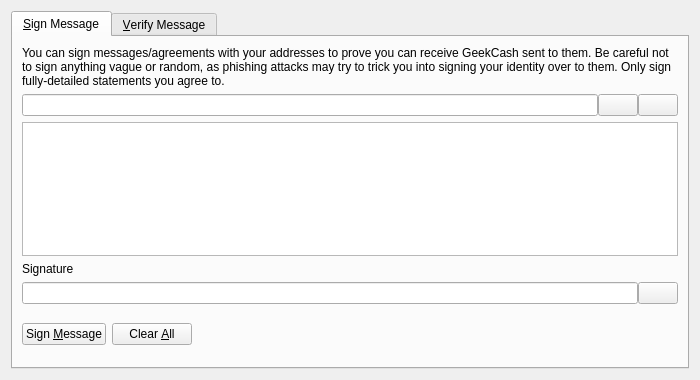
<?xml version="1.0" encoding="UTF-8"?>
<ui version="4.0">
 <class>SignVerifyMessageDialog</class>
 <widget class="QDialog" name="SignVerifyMessageDialog">
  <property name="geometry">
   <rect>
    <x>0</x>
    <y>0</y>
    <width>700</width>
    <height>380</height>
   </rect>
  </property>
  <property name="windowTitle">
   <string>Signatures - Sign / Verify a Message</string>
  </property>
  <property name="modal">
   <bool>true</bool>
  </property>
  <layout class="QVBoxLayout" name="verticalLayout">
   <item>
    <widget class="QTabWidget" name="tabWidget">
     <property name="currentIndex">
      <number>0</number>
     </property>
     <widget class="QWidget" name="tabSignMessage">
      <attribute name="title">
       <string>&amp;Sign Message</string>
      </attribute>
      <layout class="QVBoxLayout" name="verticalLayout_SM">
       <item>
        <widget class="QLabel" name="infoLabel_SM">
         <property name="text">
          <string>You can sign messages/agreements with your addresses to prove you can receive GeekCash sent to them. Be careful not to sign anything vague or random, as phishing attacks may try to trick you into signing your identity over to them. Only sign fully-detailed statements you agree to.</string>
         </property>
         <property name="textFormat">
          <enum>Qt::PlainText</enum>
         </property>
         <property name="wordWrap">
          <bool>true</bool>
         </property>
        </widget>
       </item>
       <item>
        <layout class="QHBoxLayout" name="horizontalLayout_1_SM">
         <property name="spacing">
          <number>0</number>
         </property>
         <item>
          <widget class="QValidatedLineEdit" name="addressIn_SM">
           <property name="toolTip">
            <string>The GeekCash address to sign the message with</string>
           </property>
          </widget>
         </item>
         <item>
          <widget class="QPushButton" name="addressBookButton_SM">
           <property name="toolTip">
            <string>Choose previously used address</string>
           </property>
           <property name="text">
            <string/>
           </property>
           <property name="shortcut">
            <string>Alt+A</string>
           </property>
           <property name="autoDefault">
            <bool>false</bool>
           </property>
          </widget>
         </item>
         <item>
          <widget class="QPushButton" name="pasteButton_SM">
           <property name="toolTip">
            <string>Paste address from clipboard</string>
           </property>
           <property name="text">
            <string/>
           </property>
           <property name="shortcut">
            <string>Alt+P</string>
           </property>
           <property name="autoDefault">
            <bool>false</bool>
           </property>
          </widget>
         </item>
        </layout>
       </item>
       <item>
        <widget class="QPlainTextEdit" name="messageIn_SM">
         <property name="minimumSize">
          <size>
           <width>0</width>
           <height>40</height>
          </size>
         </property>
         <property name="toolTip">
          <string>Enter the message you want to sign here</string>
         </property>
        </widget>
       </item>
       <item>
        <widget class="QLabel" name="signatureLabel_SM">
         <property name="text">
          <string>Signature</string>
         </property>
         <property name="textFormat">
          <enum>Qt::PlainText</enum>
         </property>
        </widget>
       </item>
       <item>
        <layout class="QHBoxLayout" name="horizontalLayout_2_SM">
         <property name="spacing">
          <number>0</number>
         </property>
         <item>
          <widget class="QLineEdit" name="signatureOut_SM">
           <property name="font">
            <font>
             <italic>true</italic>
            </font>
           </property>
           <property name="readOnly">
            <bool>true</bool>
           </property>
          </widget>
         </item>
         <item>
          <widget class="QPushButton" name="copySignatureButton_SM">
           <property name="toolTip">
            <string>Copy the current signature to the system clipboard</string>
           </property>
           <property name="text">
            <string/>
           </property>
           <property name="autoDefault">
            <bool>false</bool>
           </property>
          </widget>
         </item>
        </layout>
       </item>
       <item>
        <layout class="QHBoxLayout" name="horizontalLayout_3_SM">
         <item>
          <widget class="QPushButton" name="signMessageButton_SM">
           <property name="toolTip">
            <string>Sign the message to prove you own this GeekCash address</string>
           </property>
           <property name="text">
            <string>Sign &amp;Message</string>
           </property>
           <property name="autoDefault">
            <bool>false</bool>
           </property>
          </widget>
         </item>
         <item>
          <widget class="QPushButton" name="clearButton_SM">
           <property name="toolTip">
            <string>Reset all sign message fields</string>
           </property>
           <property name="text">
            <string>Clear &amp;All</string>
           </property>
           <property name="autoDefault">
            <bool>false</bool>
           </property>
          </widget>
         </item>
         <item>
          <spacer name="horizontalSpacer_1_SM">
           <property name="orientation">
            <enum>Qt::Horizontal</enum>
           </property>
           <property name="sizeHint" stdset="0">
            <size>
             <width>40</width>
             <height>48</height>
            </size>
           </property>
          </spacer>
         </item>
         <item>
          <widget class="QLabel" name="statusLabel_SM">
           <property name="font">
            <font>
             <weight>75</weight>
             <bold>true</bold>
            </font>
           </property>
           <property name="text">
            <string/>
           </property>
           <property name="wordWrap">
            <bool>true</bool>
           </property>
          </widget>
         </item>
         <item>
          <spacer name="horizontalSpacer_2_SM">
           <property name="orientation">
            <enum>Qt::Horizontal</enum>
           </property>
           <property name="sizeHint" stdset="0">
            <size>
             <width>40</width>
             <height>48</height>
            </size>
           </property>
          </spacer>
         </item>
        </layout>
       </item>
      </layout>
     </widget>
     <widget class="QWidget" name="tabVerifyMessage">
      <attribute name="title">
       <string>&amp;Verify Message</string>
      </attribute>
      <layout class="QVBoxLayout" name="verticalLayout_VM">
       <item>
        <widget class="QLabel" name="infoLabel_VM">
         <property name="text">
          <string>Enter the receiver's address, message (ensure you copy line breaks, spaces, tabs, etc. exactly) and signature below to verify the message. Be careful not to read more into the signature than what is in the signed message itself, to avoid being tricked by a man-in-the-middle attack. Note that this only proves the signing party receives with the address, it cannot prove sendership of any transaction!</string>
         </property>
         <property name="textFormat">
          <enum>Qt::PlainText</enum>
         </property>
         <property name="alignment">
          <set>Qt::AlignLeading|Qt::AlignLeft|Qt::AlignTop</set>
         </property>
         <property name="wordWrap">
          <bool>true</bool>
         </property>
        </widget>
       </item>
       <item>
        <layout class="QHBoxLayout" name="horizontalLayout_1_VM">
         <property name="spacing">
          <number>0</number>
         </property>
         <item>
          <widget class="QValidatedLineEdit" name="addressIn_VM">
           <property name="toolTip">
            <string>The GeekCash address the message was signed with</string>
           </property>
          </widget>
         </item>
         <item>
          <widget class="QPushButton" name="addressBookButton_VM">
           <property name="toolTip">
            <string>Choose previously used address</string>
           </property>
           <property name="text">
            <string/>
           </property>
           <property name="shortcut">
            <string>Alt+A</string>
           </property>
           <property name="autoDefault">
            <bool>false</bool>
           </property>
          </widget>
         </item>
        </layout>
       </item>
       <item>
        <widget class="QPlainTextEdit" name="messageIn_VM"/>
       </item>
       <item>
        <widget class="QValidatedLineEdit" name="signatureIn_VM"/>
       </item>
       <item>
        <layout class="QHBoxLayout" name="horizontalLayout_2_VM">
         <item>
          <widget class="QPushButton" name="verifyMessageButton_VM">
           <property name="toolTip">
            <string>Verify the message to ensure it was signed with the specified GeekCash address</string>
           </property>
           <property name="text">
            <string>Verify &amp;Message</string>
           </property>
           <property name="autoDefault">
            <bool>false</bool>
           </property>
          </widget>
         </item>
         <item>
          <widget class="QPushButton" name="clearButton_VM">
           <property name="toolTip">
            <string>Reset all verify message fields</string>
           </property>
           <property name="text">
            <string>Clear &amp;All</string>
           </property>
           <property name="autoDefault">
            <bool>false</bool>
           </property>
          </widget>
         </item>
         <item>
          <spacer name="horizontalSpacer_1_VM">
           <property name="orientation">
            <enum>Qt::Horizontal</enum>
           </property>
           <property name="sizeHint" stdset="0">
            <size>
             <width>40</width>
             <height>48</height>
            </size>
           </property>
          </spacer>
         </item>
         <item>
          <widget class="QLabel" name="statusLabel_VM">
           <property name="font">
            <font>
             <weight>75</weight>
             <bold>true</bold>
            </font>
           </property>
           <property name="text">
            <string/>
           </property>
           <property name="wordWrap">
            <bool>true</bool>
           </property>
          </widget>
         </item>
         <item>
          <spacer name="horizontalSpacer_2_VM">
           <property name="orientation">
            <enum>Qt::Horizontal</enum>
           </property>
           <property name="sizeHint" stdset="0">
            <size>
             <width>40</width>
             <height>48</height>
            </size>
           </property>
          </spacer>
         </item>
        </layout>
       </item>
      </layout>
     </widget>
    </widget>
   </item>
  </layout>
 </widget>
 <customwidgets>
  <customwidget>
   <class>QValidatedLineEdit</class>
   <extends>QLineEdit</extends>
   <header>qvalidatedlineedit.h</header>
  </customwidget>
 </customwidgets>
 <resources>
  <include location="../geekcash.qrc"/>
 </resources>
 <connections/>
</ui>
